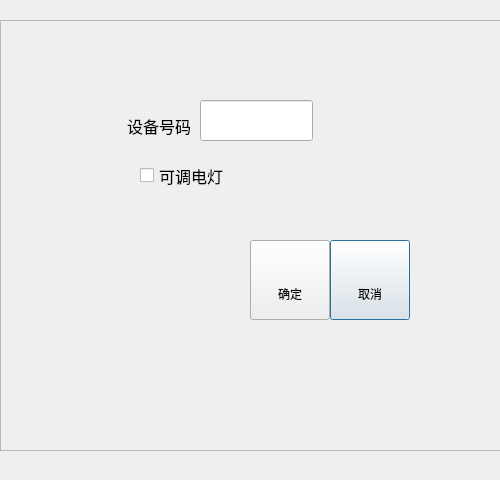
<?xml version="1.0" encoding="UTF-8"?>
<ui version="4.0">
 <class>AddLampDialog</class>
 <widget class="QDialog" name="AddLampDialog">
  <property name="geometry">
   <rect>
    <x>0</x>
    <y>0</y>
    <width>500</width>
    <height>480</height>
   </rect>
  </property>
  <property name="windowTitle">
   <string>Dialog</string>
  </property>
  <widget class="QPushButton" name="pushButtonCancel">
   <property name="geometry">
    <rect>
     <x>330</x>
     <y>240</y>
     <width>80</width>
     <height>80</height>
    </rect>
   </property>
   <property name="text">
    <string>

取消</string>
   </property>
  </widget>
  <widget class="QLabel" name="label">
   <property name="geometry">
    <rect>
     <x>90</x>
     <y>110</y>
     <width>101</width>
     <height>31</height>
    </rect>
   </property>
   <property name="font">
    <font>
     <family>AlArabiya</family>
     <pointsize>12</pointsize>
    </font>
   </property>
   <property name="text">
    <string>设备号码</string>
   </property>
   <property name="alignment">
    <set>Qt::AlignRight|Qt::AlignTrailing|Qt::AlignVCenter</set>
   </property>
  </widget>
  <widget class="QPushButton" name="pushButtonSave">
   <property name="geometry">
    <rect>
     <x>250</x>
     <y>240</y>
     <width>80</width>
     <height>80</height>
    </rect>
   </property>
   <property name="text">
    <string>

确定</string>
   </property>
  </widget>
  <widget class="MyLineEdit" name="lineEdit">
   <property name="geometry">
    <rect>
     <x>200</x>
     <y>100</y>
     <width>113</width>
     <height>41</height>
    </rect>
   </property>
   <property name="font">
    <font>
     <family>AlArabiya</family>
     <pointsize>12</pointsize>
    </font>
   </property>
   <property name="focusPolicy">
    <enum>Qt::ClickFocus</enum>
   </property>
   <property name="maxLength">
    <number>20</number>
   </property>
  </widget>
  <widget class="QCheckBox" name="checkBoxAdjustLamp">
   <property name="geometry">
    <rect>
     <x>140</x>
     <y>160</y>
     <width>111</width>
     <height>31</height>
    </rect>
   </property>
   <property name="font">
    <font>
     <family>AlArabiya</family>
     <pointsize>12</pointsize>
    </font>
   </property>
   <property name="styleSheet">
    <string notr="true"/>
   </property>
   <property name="text">
    <string>可调电灯</string>
   </property>
  </widget>
  <widget class="QFrame" name="frame">
   <property name="geometry">
    <rect>
     <x>0</x>
     <y>20</y>
     <width>501</width>
     <height>431</height>
    </rect>
   </property>
   <property name="styleSheet">
    <string notr="true"/>
   </property>
   <property name="frameShape">
    <enum>QFrame::StyledPanel</enum>
   </property>
   <property name="frameShadow">
    <enum>QFrame::Raised</enum>
   </property>
  </widget>
  <zorder>frame</zorder>
  <zorder>pushButtonCancel</zorder>
  <zorder>label</zorder>
  <zorder>pushButtonSave</zorder>
  <zorder>lineEdit</zorder>
  <zorder>checkBoxAdjustLamp</zorder>
 </widget>
 <customwidgets>
  <customwidget>
   <class>MyLineEdit</class>
   <extends>QLineEdit</extends>
   <header>mylineedit.h</header>
  </customwidget>
 </customwidgets>
 <tabstops>
  <tabstop>checkBoxAdjustLamp</tabstop>
  <tabstop>pushButtonSave</tabstop>
  <tabstop>pushButtonCancel</tabstop>
 </tabstops>
 <resources/>
 <connections/>
</ui>
